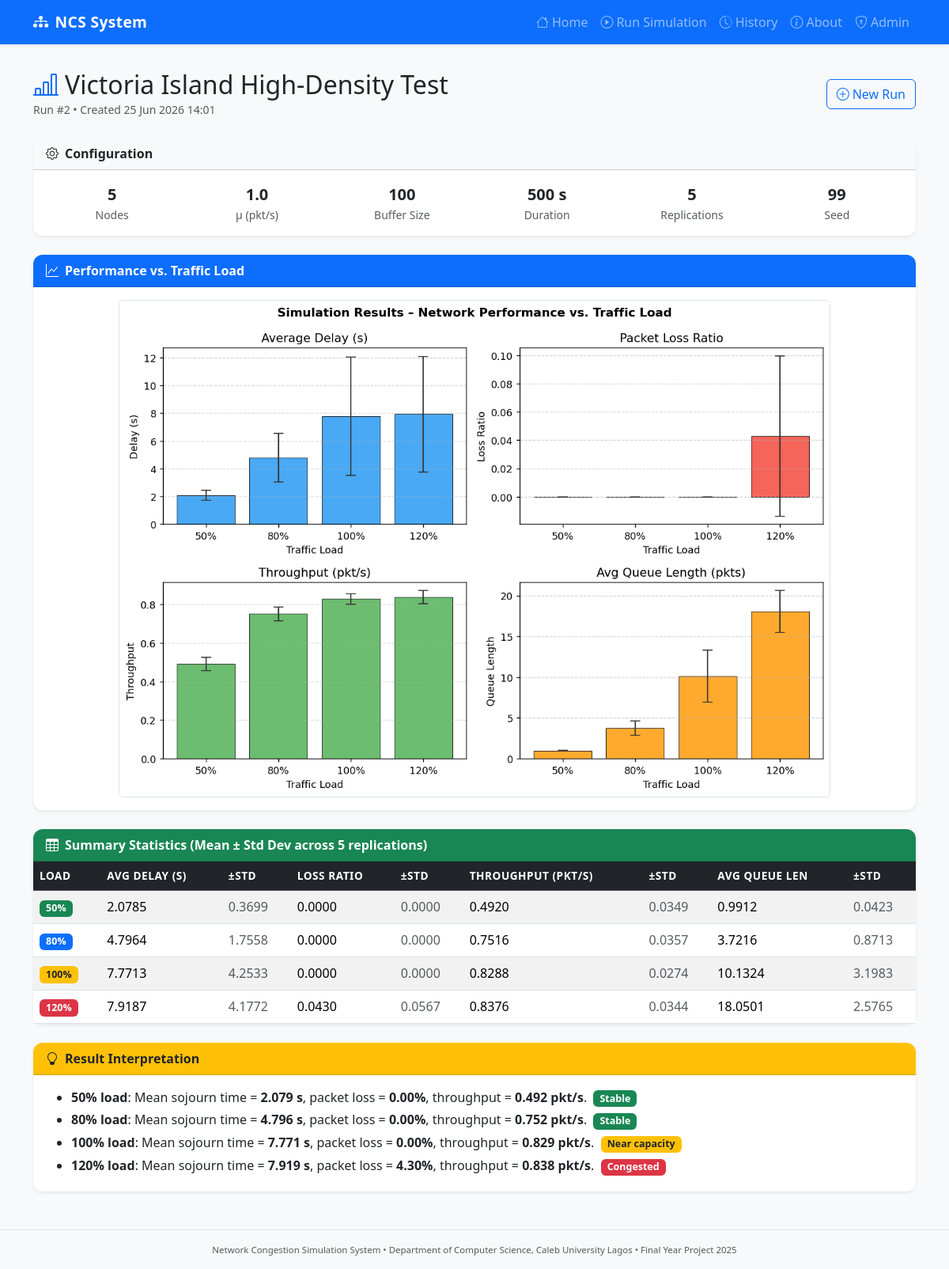
Screenshot of /results/2 with the database file from the repository.
### app.py (models this page shows, shortened)
class SimulationRun(db.Model):
    id          = db.Column(db.Integer, primary_key=True)
    run_name    = db.Column(db.String(120), nullable=False)
    num_nodes   = db.Column(db.Integer, nullable=False)
    service_rate= db.Column(db.Float, nullable=False)
    buffer_size = db.Column(db.Integer, nullable=False)
    duration    = db.Column(db.Integer, nullable=False)
    num_reps    = db.Column(db.Integer, nullable=False)
    seed        = db.Column(db.Integer, nullable=False)
    load_levels = db.Column(db.String(100), nullable=False)   # JSON list
    results_json= db.Column(db.Text, nullable=True)           # JSON summary
    status      = db.Column(db.String(20), default="pending") # pending/running/done/error
    created_at  = db.Column(db.DateTime, default=datetime.utcnow)
    completed_at= db.Column(db.DateTime, nullable=True)
    def load_results(self):
        if self.results_json:
            return json.loads(self.results_json)
        return None

### app.py (the view)
@app.route("/results/<int:run_id>")
def results(run_id: int):
    run = SimulationRun.query.get_or_404(run_id)
    chart_b64 = None
    summary_records = None
    if run.status == "done":
        summary_records = run.load_results()
        if summary_records and not isinstance(summary_records, dict):
            chart_b64 = _make_chart(summary_records)
    return render_template(
        "results.html",
        run=run,
        chart_b64=chart_b64,
        summary_records=summary_records,
    )

### templates/results.html (shortened to what this page needs)
{% extends "base.html" %}
{% block content %}
<div class="d-flex align-items-center mb-4">
  <div>
    <h2 class="mb-0"><i class="bi bi-bar-chart-line me-2 text-primary"></i>{{ run.run_name }}</h2>
    <span class="text-muted small">Run #{{ run.id }} &bull; Created {{ run.created_at.strftime('%d %b %Y %H:%M') }}</span>
  </div>
  <div class="ms-auto">
    <a href="{{ url_for('simulate') }}" class="btn btn-outline-primary">
      <i class="bi bi-plus-circle me-1"></i>New Run
    </a>
  </div>
</div>
<div class="card border-0 shadow-sm mb-4">
  <div class="card-header bg-light fw-semibold">
    <i class="bi bi-gear me-2"></i>Configuration
  </div>
  <div class="card-body">
    <div class="row g-3 text-center">
      <div class="col-6 col-md-2">
        <div class="fw-bold fs-5">{{ run.num_nodes }}</div>
        <div class="text-muted small">Nodes</div>
      </div>
      <div class="col-6 col-md-2">
        <div class="fw-bold fs-5">{{ run.service_rate }}</div>
        <div class="text-muted small">μ (pkt/s)</div>
      </div>
      <div class="col-6 col-md-2">
        <div class="fw-bold fs-5">{{ run.buffer_size }}</div>
        <div class="text-muted small">Buffer Size</div>
      </div>
      <div class="col-6 col-md-2">
        <div class="fw-bold fs-5">{{ run.duration }} s</div>
        <div class="text-muted small">Duration</div>
      </div>
      <div class="col-6 col-md-2">
        <div class="fw-bold fs-5">{{ run.num_reps }}</div>
        <div class="text-muted small">Replications</div>
      </div>
      <div class="col-6 col-md-2">
        <div class="fw-bold fs-5">{{ run.seed }}</div>
        <div class="text-muted small">Seed</div>
      </div>
    </div>
  </div>
</div>
{% if run.status == 'done' and summary_records %}
{% if chart_b64 %}
<div class="card border-0 shadow-sm mb-4">
  <div class="card-header bg-primary text-white fw-semibold">
    <i class="bi bi-graph-up me-2"></i>Performance vs. Traffic Load
  </div>
  <div class="card-body text-center">
    <img
         class="img-fluid rounded" alt="Performance chart"
         style="max-width:900px;"/>
  </div>
</div>
{% endif %}
<div class="card border-0 shadow-sm mb-4">
  <div class="card-header bg-success text-white fw-semibold">
    <i class="bi bi-table me-2"></i>Summary Statistics (Mean ± Std Dev across {{ run.num_reps }} replications)
  </div>
  <div class="table-responsive">
    <table class="table table-striped table-hover mb-0">
      <thead class="table-dark">
        <tr>
          <th>Load</th>
          <th>Avg Delay (s)</th>
          <th>±Std</th>
          <th>Loss Ratio</th>
          <th>±Std</th>
          <th>Throughput (pkt/s)</th>
          <th>±Std</th>
          <th>Avg Queue Len</th>
          <th>±Std</th>
        </tr>
      </thead>
      <tbody>
        {% for row in summary_records %}
        <tr>
          <td><span class="badge
            {% if row.load <= 0.5 %}bg-success
            {% elif row.load <= 0.8 %}bg-primary
            {% elif row.load <= 1.0 %}bg-warning text-dark
            {% else %}bg-danger
            {% endif %}">
            {{ (row.load * 100) | int }}%
          </span></td>
          <td>{{ "%.4f"|format(row.avg_delay_mean) }}</td>
          <td class="text-muted">{{ "%.4f"|format(row.avg_delay_std or 0) }}</td>
          <td>{{ "%.4f"|format(row.loss_ratio_mean) }}</td>
          <td class="text-muted">{{ "%.4f"|format(row.loss_ratio_std or 0) }}</td>
          <td>{{ "%.4f"|format(row.throughput_mean) }}</td>
          <td class="text-muted">{{ "%.4f"|format(row.throughput_std or 0) }}</td>
          <td>{{ "%.4f"|format(row.avg_queue_length_mean) }}</td>
          <td class="text-muted">{{ "%.4f"|format(row.avg_queue_length_std or 0) }}</td>
        </tr>
        {% endfor %}
      </tbody>
    </table>
  </div>
</div>
<div class="card border-0 shadow-sm mb-4">
  <div class="card-header bg-warning text-dark fw-semibold">
    <i class="bi bi-lightbulb me-2"></i>Result Interpretation
  </div>
  <div class="card-body">
    <ul class="mb-0">
      {% for row in summary_records %}
        {% set load_pct = (row.load * 100) | int %}
        <li class="mb-1">
          <strong>{{ load_pct }}% load</strong>:
          Mean sojourn time = <strong>{{ "%.3f"|format(row.avg_delay_mean) }} s</strong>,
          packet loss = <strong>{{ "%.2f"|format(row.loss_ratio_mean * 100) }}%</strong>,
          throughput = <strong>{{ "%.3f"|format(row.throughput_mean) }} pkt/s</strong>.
          {% if row.load >= 1.2 and row.loss_ratio_mean > 0.01 %}
            <span class="badge bg-danger ms-1">Congested</span>
          {% elif row.load >= 1.0 %}
            <span class="badge bg-warning text-dark ms-1">Near capacity</span>
          {% else %}
            <span class="badge bg-success ms-1">Stable</span>
          {% endif %}
        </li>
      {% endfor %}
    </ul>
  </div>
</div>
{% endif %}
{% endblock %}

### static/css/style.css (style rules this page uses)
body { background-color: #f8f9fa; min-height: 100vh; display: flex; flex-direction: column; }
.card { border-radius: 0.75rem; }
.card-header { border-radius: 0.75rem 0.75rem 0 0 !important; }
.table th { font-weight: 600; font-size: 0.85rem; text-transform: uppercase; letter-spacing: 0.04em; }
.badge { font-size: 0.78rem; padding: 0.35em 0.65em; }
img.img-fluid { border: 1px solid #dee2e6; }

### rows the page displays
SimulationRun: run_name "Victoria Island High-Density Test", id "2", created_at "25 Jun 2026 14:01", num_nodes "5", service_rate "1.0", buffer_size "100", duration "500", num_reps "5", seed "99"

### other values shown
{{ (row.load * 100) | int }} "50" "80" "100" "120"
{{ "%.4f"|format(row.avg_delay_mean) }} "2.0785" "4.7964" "7.7713" "7.9187"
{{ "%.4f"|format(row.avg_delay_std or 0) }} "0.3699" "1.7558" "4.2533" "4.1772"
{{ "%.4f"|format(row.loss_ratio_mean) }} "0.0000" "0.0000" "0.0000" "0.0430"
{{ "%.4f"|format(row.loss_ratio_std or 0) }} "0.0000" "0.0000" "0.0000" "0.0567"
{{ "%.4f"|format(row.throughput_mean) }} "0.4920" "0.7516" "0.8288" "0.8376"
{{ "%.4f"|format(row.throughput_std or 0) }} "0.0349" "0.0357" "0.0274" "0.0344"
{{ "%.4f"|format(row.avg_queue_length_mean) }} "0.9912" "3.7216" "10.1324" "18.0501"
{{ "%.4f"|format(row.avg_queue_length_std or 0) }} "0.0423" "0.8713" "3.1983" "2.5765"
{{ load_pct }} "50" "80" "100" "120"
{{ "%.3f"|format(row.avg_delay_mean) }} "2.079" "4.796" "7.771" "7.919"
{{ "%.2f"|format(row.loss_ratio_mean * 100) }} "0.00" "0.00" "0.00" "4.30"
{{ "%.3f"|format(row.throughput_mean) }} "0.492" "0.752" "0.829" "0.838"
